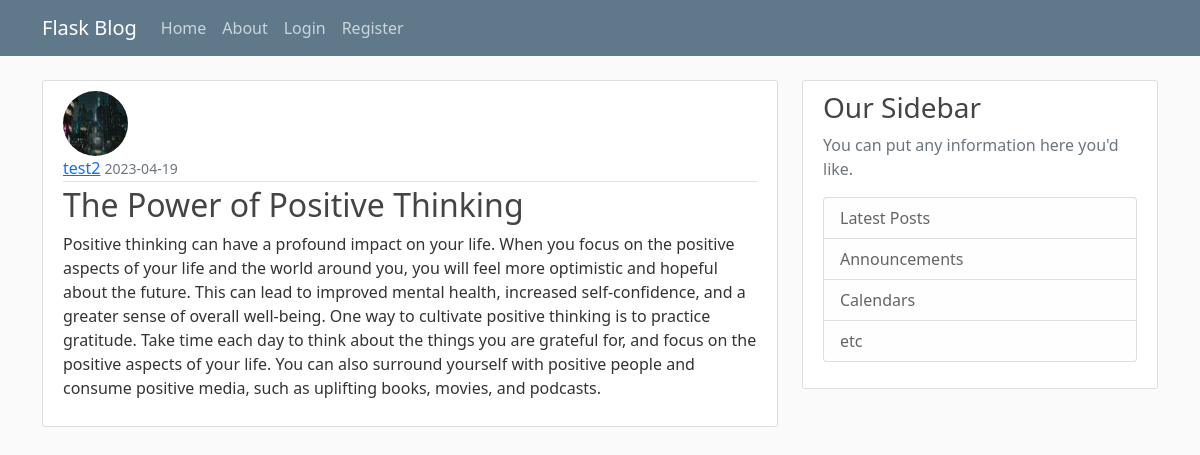
Page /posts/3 on the committed database.
### flaskBlog/models.py (models this page shows, shortened)
class Users(db.Model, UserMixin):
    id = db.Column(db.Integer, primary_key=True)
    username = db.Column(db.String(20), unique=True, nullable=False)
    email = db.Column(db.String(120), unique=True, nullable=False)
    image_file = db.Column(db.String(20), nullable=False, default='default.jpg')
    password = db.Column(db.String(60), nullable=False)
    posts = db.relationship('Post', backref='author', lazy=True)

class Post(db.Model):
    id = db.Column(db.Integer, primary_key=True)
    title = db.Column(db.String(100), nullable=False)
    date_posted = db.Column(db.DateTime, nullable=False, default=datetime.utcnow)
    content = db.Column(db.Text, nullable=False)
    user_id = db.Column(db.Integer, db.ForeignKey('users.id'), nullable=False)

### flaskBlog/routes.py (the view)
@app.route("/posts/<int:post_id>")
def post(post_id):
    post = Post.query.get_or_404(post_id)
    return render_template('post.html', title=post.title, post=post)

### flaskBlog/templates/post.html (shortened to what this page needs)
{% extends "layout.html" %}
{% block content %}
<article class="media content-section">
  <img src="{{ url_for('static', filename='profile_pics/' + post.author.image_file )}}" alt="{{ post.author.username }} profile picture" class="rounded-circle article-img">
  <div class="media-body">
    <div class="article-metadata">
      <a class="mr-2" href="{{ url_for('user_posts', username=post.author.username )}}">{{ post.author.username }}</a>
      <small class="text-muted">{{ post.date_posted.strftime('%Y-%m-%d') }}</small>
    </div>
    <h2 class="article-title">{{ post.title }}</h2>
    <p class="article-content">{{ post.content }}</p>
  </div>
</article>
{% endblock content %}

### flaskBlog/static/main.css (style rules this page uses)
body { background: #fafafa; color: #333333; margin-top: 5rem; }
h1, h2, h3, h4, h5, h6 { color: #444444; }
.content-section { background: #ffffff; padding: 10px 20px; border: 1px solid #dddddd; border-radius: 3px; margin-bottom: 20px; }
.article-title { color: #444444; }
.article-content { white-space: pre-line; }
.article-img { height: 65px; width: 65px; margin-right: 16px; }
.article-metadata { padding-bottom: 1px; margin-bottom: 4px; border-bottom: 1px solid #e3e3e3 }

### rows in the picture
Users: image_file (picture), author.username "test2"
Post: date_posted "2023-04-19", title "The Power of Positive Thinking", content "Positive thinking can have a profound impact on your life. When you focus on the positive aspects of your life and the world around you, you will feel more optimistic and hopeful about the future. This can lead to improved mental health, increased self-confidence, and a greater sense of overall well-being. One way to cultivate positive thinking is to practice gratitude. Take time each day to think about the things you are grateful for, and focus on the positive aspects of your life. You can also surround yourself with positive people and consume positive media, such as uplifting books, movies, and podcasts."
